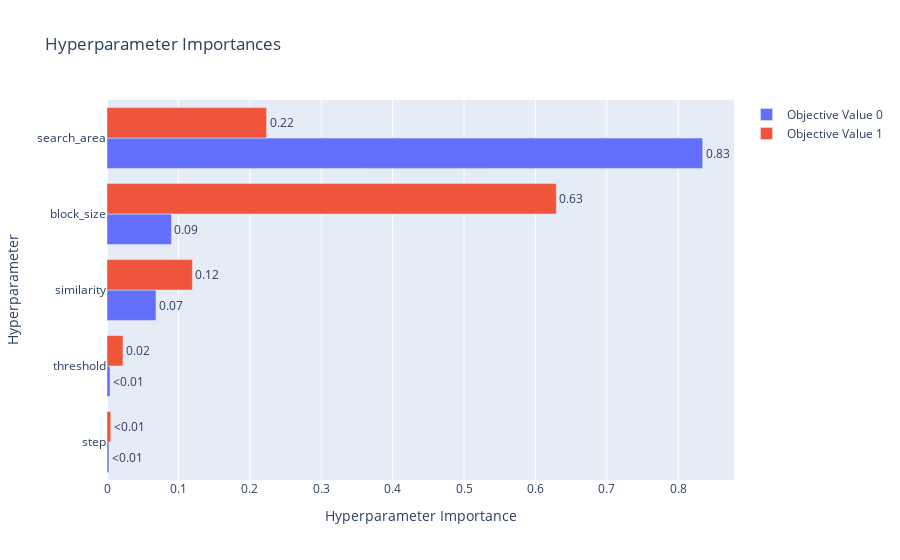

The code cell stored with this chart in its notebook:
### Code cell
# Had a few false starts => removed first 15 trials
cleaned_trials = [trial for trial in study.trials if trial.number >= 15]
cleaned_study = optuna.create_study(directions=["minimize", "minimize"])
for trial in cleaned_trials:
    cleaned_study.add_trial(trial)

print(study.best_trials)
optuna.visualization.plot_param_importances(cleaned_study)

### Figure 1 — Plotly figure (JSON) as saved in the notebook; plotly's stock layout.template omitted (floating-point values rounded to 4 significant figures)
{"data": [{"cliponaxis": false, "hovertemplate": ["step (IntDistribution): 0.002684533041108301<extra></extra>", "threshold (IntDistribution): 0.00425564360794706<extra></extra>", "similarity (CategoricalDistribution): 0.06858570849914948<extra></extra>", "block_size (CategoricalDistribution): 0.09028651151490426<extra></extra>", "search_area (IntDistribution): 0.8341876033368908<extra></extra>"], "name": "Objective Value 0", "orientation": "h", "text": ["<0.01", "<0.01", "0.07", "0.09", "0.83"], "textposition": "outside", "type": "bar", "x": [0.002685, 0.004256, 0.06859, 0.09029, 0.8342], "y": ["step", "threshold", "similarity", "block_size", "search_area"]}, {"cliponaxis": false, "hovertemplate": ["step (IntDistribution): 0.0052943367514607055<extra></extra>", "threshold (IntDistribution): 0.022379516070431885<extra></extra>", "similarity (CategoricalDistribution): 0.11961894945125594<extra></extra>", "search_area (IntDistribution): 0.22347015414696036<extra></extra>", "block_size (CategoricalDistribution): 0.6292370435798911<extra></extra>"], "name": "Objective Value 1", "orientation": "h", "text": ["<0.01", "0.02", "0.12", "0.22", "0.63"], "textposition": "outside", "type": "bar", "x": [0.005294, 0.02238, 0.1196, 0.2235, 0.6292], "y": ["step", "threshold", "similarity", "search_area", "block_size"]}], "layout": {"autosize": true, "title": {"text": "Hyperparameter Importances"}, "xaxis": {"autorange": true, "range": [0, 0.8781], "title": {"text": "Hyperparameter Importance"}, "type": "linear"}, "yaxis": {"autorange": true, "range": [-0.5, 4.5], "title": {"text": "Hyperparameter"}, "type": "category"}}}
